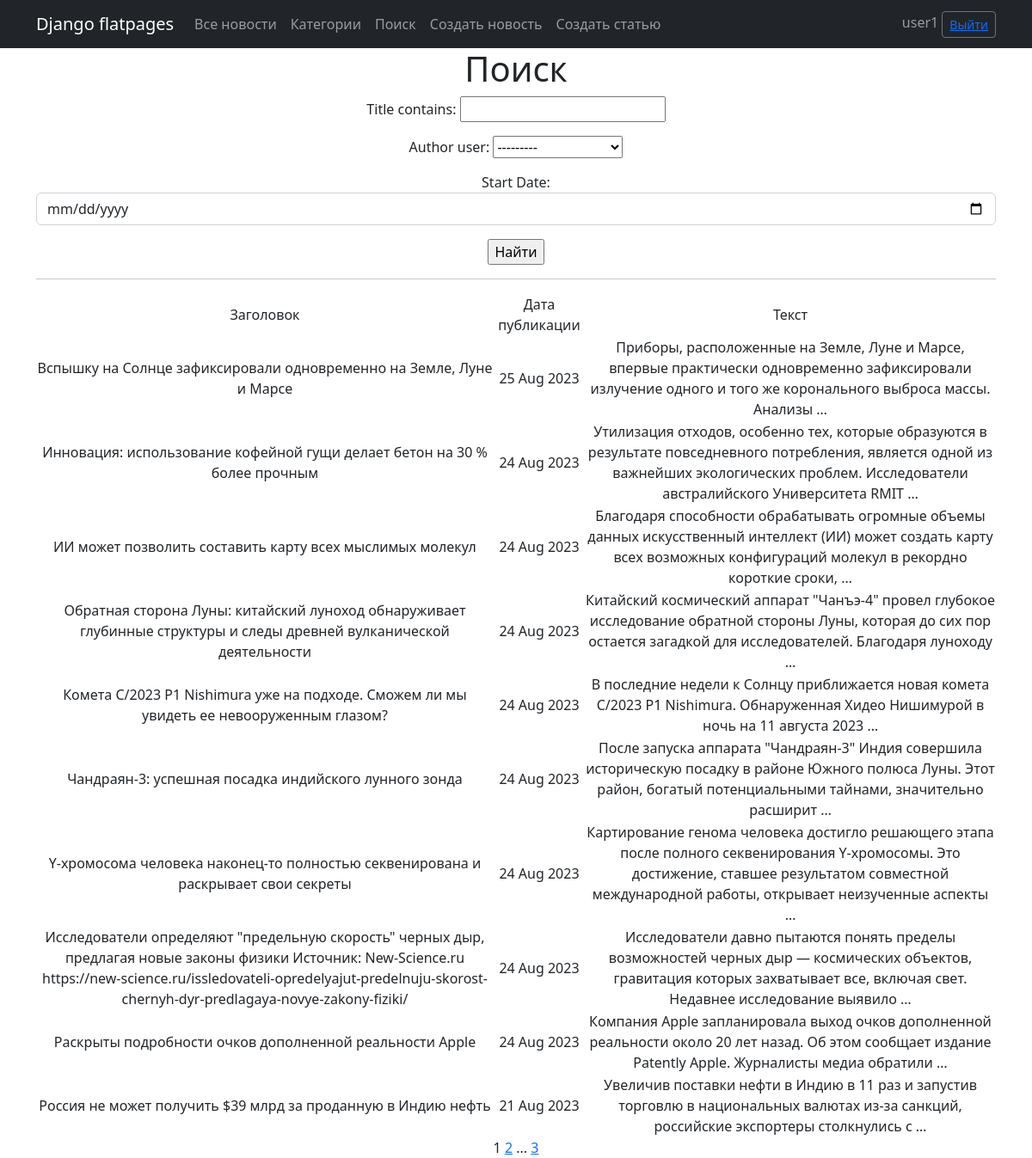
/news/search/ (signed in), run on the app's committed database.
### news/models.py (models this page shows, shortened)
class Post(models.Model):
    news = 'N'
    article = 'A'
    POSITIONS = [
        (news, 'Новость'),
        (article, 'Статья')
    ]
    author = models.ForeignKey(Author, on_delete=models.CASCADE)
    select = models.CharField(max_length=1, choices=POSITIONS, default=news)
    datetime = models.DateTimeField(auto_now_add=True)
    title = models.CharField(max_length=255)
    text = models.TextField()
    category = models.ManyToManyField(Category)
    rating = models.IntegerField(default=0)

### news/views.py (the view)
# urls.py: path('search/', PostSearch.as_view(), name='search'),
class PostSearch(LoginRequiredMixin, ListView):
    model = Post
    ordering = '-datetime'
    template_name = 'search.html'
    context_object_name = 'posts'
    paginate_by = 10
    def get_queryset(self):
        queryset = super().get_queryset()
        self.filterset = PostFilter(self.request.GET, queryset)
        return self.filterset.qs
    def get_context_data(self, **kwargs):
        context = super().get_context_data(**kwargs)
        context['filterset'] = self.filterset
        return context

### news/templatetags/custom_filters.py (called while the page is built)
@register.filter()
def censor(value):
    def check_word(word):
        for j in range(0, len(word_list)):
            if word.lower() == word_list[j]:
                new_word = word[0]
                for k in range(1, len(word)):
                    new_word += '*'
                word = new_word
        return word
    if type(value) != str:
        return 'Ошибка: "value" не строка!'
    s = ''
    i = 0
    new_word = ''
    while i < len(value):
        c = value[i]
        if (c != ' ') and (c != '.') and (c != ',') and (c != '!') and (c != '?') and (c != ' '):
            new_word += c
        else:
            if new_word != '':
                s = s + check_word(new_word) + c
                new_word = ''
            else:
                s += c
        i += 1
    if new_word != '':
        s = s + check_word(new_word)
    return s

### news/templatetags/custom_tags.py (called while the page is built)
@register.simple_tag(takes_context=True)
def url_replace(context, **kwargs):
   d = context['request'].GET.copy()
   for k, v in kwargs.items():
       d[k] = v
   return d.urlencode()

### templates/search.html (shortened to what this page needs)
{% extends 'flatpages/default.html' %}
{% load custom_filters %}
{% load custom_tags %}
{% block content %}
   <h1>Поиск</h1>
   <form action="" method="get">
       {{ filterset.form.as_p }}
       <input type="submit" value="Найти" />
   </form>
   <hr>
   {% if posts %}
       <table>
           <tr>
               <td>Заголовок</td>
               <td>Дата публикации</td>
               <td>Текст</td>
           </tr>
           {% for post in posts %}
           <tr>
               <td>{{ post.title|censor }}</td>
               <td>{{ post.datetime|date:'d M Y' }}</td>
               <td>{{ post.text|censor|truncatewords:20 }}</td>
           </tr>
           {% endfor %}
       </table>
   {% else %}
       <h2>Новостей нет!</h2>
   {% endif %}
   {{ page_obj.number }}
   {% if page_obj.has_next %}
       <a href="?{% url_replace page=page_obj.next_page_number %}">{{ page_obj.next_page_number }}</a>
       {% if paginator.num_pages != page_obj.next_page_number %}
           ...
           <a href="?{% url_replace page=page_obj.paginator.num_pages %}">{{ page_obj.paginator.num_pages }}</a>
       {% endif %}
   {% endif %}
{% endblock content %}

### templates/flatpages/default.html (shortened to what this page needs)
<!DOCTYPE html>
<html lang="en">
    <head>
        {% load static %}
        <link href="{% static 'css/styles.css' %}" rel="stylesheet" />
    </head>
    <body>
        <nav class="navbar navbar-expand-lg navbar-dark bg-dark static-top">
           <div class="container">
               <a class="navbar-brand" href="#">Django flatpages</a>
               <div class="collapse navbar-collapse" id="navbarResponsive">
                   <ul class="navbar-nav ml-auto">
                       <li class="nav-item">
                           <a class="nav-link" href="/news">Все новости</a>
                       </li>
                       <li class="nav-item">
                           <a class="nav-link" href="/news/categories/">Категории</a>
                       </li>
                       <li class="nav-item">
                           <a class="nav-link" href="/news/search/">Поиск</a>
                       </li>
                       <li class="nav-item">
                           <a class="nav-link" href="/news/create/">Создать новость</a>
                       </li>
                       <li class="nav-item">
                           <a class="nav-link" href="/articles/create/">Создать статью</a>
                       </li>
                   </ul>
               </div>
               <form class="form-inline">
               <span class="navbar-text">
                   {{request.user.username}}
               </span>
               <button class="btn btn-sm btn-outline-secondary" type="button"> <a href="/sign/logout/">Выйти</a> </button>
               </form>
           </div>
        </nav>
        <div class="container">
           <div class="row">
               <div class="col-lg-12 text-center">
                   {% block content %}{% endblock content %}
               </div>
           </div>
        </div>
    </body>
</html>

### data on the page
Post: title|censor "Вспышку на Солнце зафиксировали одновременно на Земле, Луне и Марсе", datetime "25 Aug 2023", text|censor "Приборы, расположенные на Земле, Луне и Марсе, впервые практически одновременно зафиксировали излучение одного и того же коронального выброса массы. Анализы …"
Post: title|censor "Инновация: использование кофейной гущи делает бетон на 30 % более прочным", datetime "24 Aug 2023", text|censor "Утилизация отходов, особенно тех, которые образуются в результате повседневного потребления, является одной из важнейших экологических проблем. Исследователи австралийского Университета RMIT …"
Post: title|censor "ИИ может позволить составить карту всех мыслимых молекул", datetime "24 Aug 2023", text|censor "Благодаря способности обрабатывать огромные объемы данных искусственный интеллект (ИИ) может создать карту всех возможных конфигураций молекул в рекордно короткие сроки, …"
Post: title|censor "Обратная сторона Луны: китайский луноход обнаруживает глубинные структуры и следы древней вулканической деятельности", datetime "24 Aug 2023", text|censor "Китайский космический аппарат \"Чанъэ-4\" провел глубокое исследование обратной стороны Луны, которая до сих пор остается загадкой для исследователей. Благодаря луноходу …"
Post: title|censor "Комета C/2023 P1 Nishimura уже на подходе. Сможем ли мы увидеть ее невооруженным глазом?", datetime "24 Aug 2023", text|censor "В последние недели к Солнцу приближается новая комета C/2023 P1 Nishimura. Обнаруженная Хидео Нишимурой в ночь на 11 августа 2023 …"
Post: title|censor "Чандраян-3: успешная посадка индийского лунного зонда", datetime "24 Aug 2023", text|censor "После запуска аппарата \"Чандраян-3\" Индия совершила историческую посадку в районе Южного полюса Луны. Этот район, богатый потенциальными тайнами, значительно расширит …"
Post: title|censor "Y-хромосома человека наконец-то полностью секвенирована и раскрывает свои секреты", datetime "24 Aug 2023", text|censor "Картирование генома человека достигло решающего этапа после полного секвенирования Y-хромосомы. Это достижение, ставшее результатом совместной международной работы, открывает неизученные аспекты …"
Post: title|censor "Исследователи определяют \"предельную скорость\" черных дыр, предлагая новые законы физики Источник: New-Science.ru https://new-science.ru/issledovateli-opredelyajut-predelnuju-skorost-chernyh-dyr-predlagaya-novye-zakony-fiziki/", datetime "24 Aug 2023", text|censor "Исследователи давно пытаются понять пределы возможностей черных дыр — космических объектов, гравитация которых захватывает все, включая свет. Недавнее исследование выявило …"
Post: title|censor "Раскрыты подробности очков дополненной реальности Apple", datetime "24 Aug 2023", text|censor "Компания Apple запланировала выход очков дополненной реальности около 20 лет назад. Об этом сообщает издание Patently Apple. Журналисты медиа обратили …"
Post: title|censor "Россия не может получить $39 млрд за проданную в Индию нефть", datetime "21 Aug 2023", text|censor "Увеличив поставки нефти в Индию в 11 раз и запустив торговлю в национальных валютах из-за санкций, российские экспортеры столкнулись с …"

### other printed values
{{ request.user.username }} "user1"
{{ page_obj.number }} "1"
{{ page_obj.next_page_number }} "2"
{{ page_obj.paginator.num_pages }} "3"
